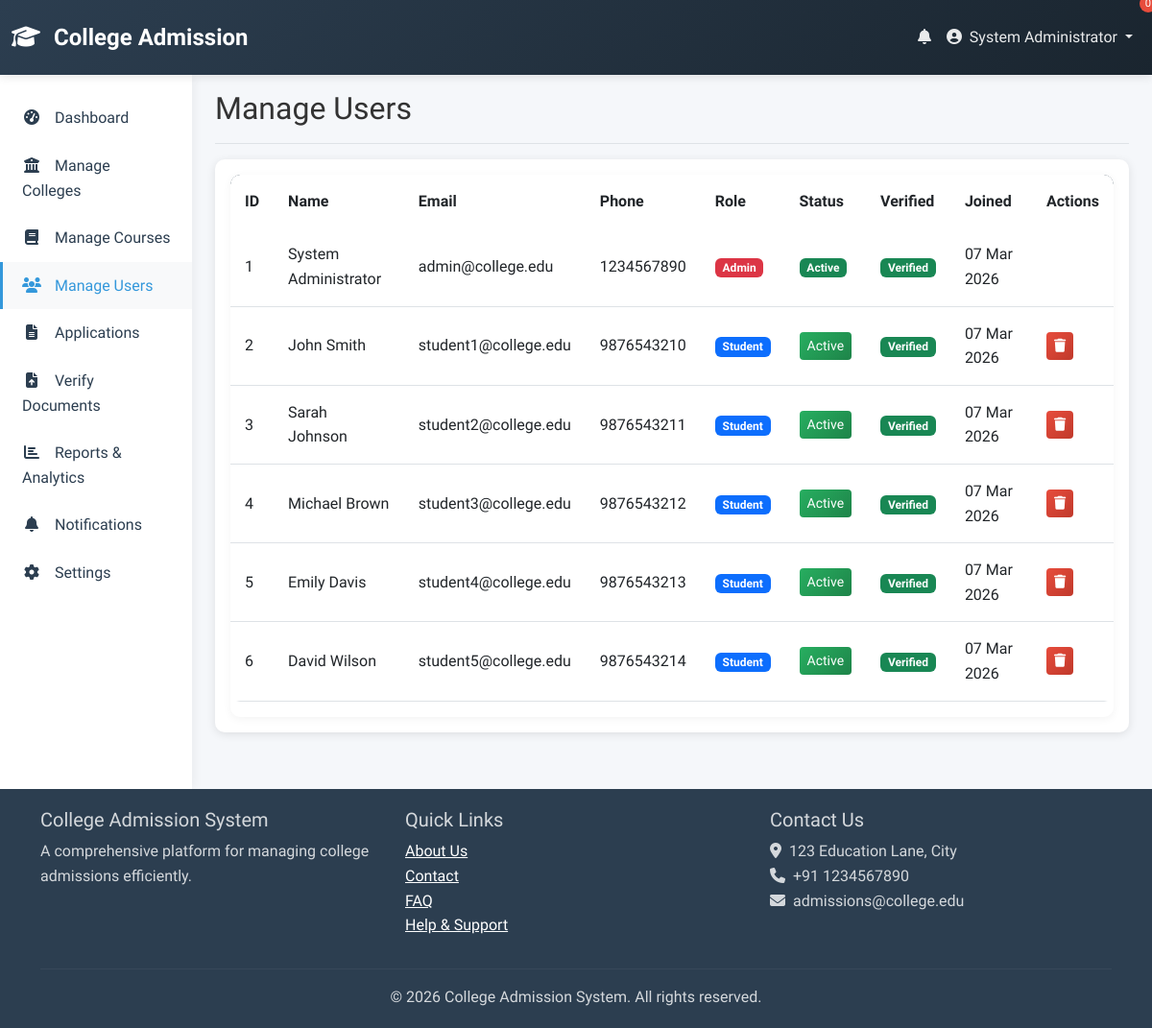
/admin/manage_users.php (signed in), run on the app's committed database.
### tables this page shows
CREATE TABLE IF NOT EXISTS user_profiles (
    id INT PRIMARY KEY AUTO_INCREMENT,
    user_id INT NOT NULL,
    first_name VARCHAR(100) NOT NULL,
    last_name VARCHAR(100),
    gender ENUM('male', 'female', 'other'),
    date_of_birth DATE,
    phone VARCHAR(20),
    address TEXT,
    city VARCHAR(100),
    state VARCHAR(100),
    pincode VARCHAR(20),
    nationality VARCHAR(50),
    aadhar_number VARCHAR(20),
    profile_image VARCHAR(255),
    created_at TIMESTAMP DEFAULT CURRENT_TIMESTAMP,
    updated_at TIMESTAMP DEFAULT CURRENT_TIMESTAMP ON UPDATE CURRENT_TIMESTAMP,
    FOREIGN KEY (user_id) REFERENCES users(id) ON DELETE CASCADE
);

CREATE TABLE IF NOT EXISTS users (
    id INT PRIMARY KEY AUTO_INCREMENT,
    email VARCHAR(255) UNIQUE NOT NULL,
    password VARCHAR(255) NOT NULL,
    role ENUM('admin', 'staff', 'student') DEFAULT 'student',
    is_verified TINYINT(1) DEFAULT 0,
    is_active TINYINT(1) DEFAULT 1,
    created_at TIMESTAMP DEFAULT CURRENT_TIMESTAMP,
    updated_at TIMESTAMP DEFAULT CURRENT_TIMESTAMP ON UPDATE CURRENT_TIMESTAMP
);

### admin/manage_users.php (the view, shortened to what this page needs)
<?php
require_once '../config/db.php';
require_once '../includes/header.php';
$users = $conn->query("SELECT u.*, up.first_name, up.last_name, up.phone
    FROM users u
    LEFT JOIN user_profiles up ON u.id = up.user_id
    ORDER BY u.created_at DESC");
?>
<div class="container-fluid">
    <div class="row">
        <?php include '../includes/sidebar.php'; ?>
        <main class="col-md-9 ms-sm-auto col-lg-10 px-md-4">
            <div class="d-flex justify-content-between flex-wrap flex-md-nowrap align-items-center pt-3 pb-2 mb-3 border-bottom">
                <h1 class="h2">Manage Users</h1>
            </div>
            <div class="card mb-4">
                <div class="card-body">
                    <div class="table-responsive">
                        <table class="table table-hover" id="usersTable">
                            <thead>
                                <tr>
                                    <th>ID</th>
                                    <th>Name</th>
                                    <th>Email</th>
                                    <th>Phone</th>
                                    <th>Role</th>
                                    <th>Status</th>
                                    <th>Verified</th>
                                    <th>Joined</th>
                                    <th>Actions</th>
                                </tr>
                            </thead>
                            <tbody>
                                <?php if ($users && $users->num_rows > 0): ?>
                                    <?php while ($user = $users->fetch_assoc()): ?>
                                    <tr>
                                        <td><?php echo $user['id']; ?></td>
                                        <td><?php echo htmlspecialchars($user['first_name'] . ' ' . $user['last_name']); ?></td>
                                        <td><?php echo htmlspecialchars($user['email']); ?></td>
                                        <td><?php echo htmlspecialchars($user['phone'] ?? '-'); ?></td>
                                        <td>
                                            <span class="badge bg-<?php echo $user['role'] === 'admin' ? 'danger' : ($user['role'] === 'staff' ? 'warning' : 'primary'); ?>">
                                                <?php echo ucfirst($user['role']); ?>
                                            </span>
                                        </td>
                                        <td>
                                            <?php if ($user['role'] !== 'admin'): ?>
                                            <a href="?action=toggle_status&id=<?php echo $user['id']; ?>"
                                               class="btn btn-sm btn-<?php echo $user['is_active'] ? 'success' : 'secondary'; ?>">
                                                <?php echo $user['is_active'] ? 'Active' : 'Inactive'; ?>
                                            </a>
                                            <?php else: ?>
                                            <span class="badge bg-success">Active</span>
                                            <?php endif; ?>
                                        </td>
                                        <td>
                                            <span class="badge bg-<?php echo $user['is_verified'] ? 'success' : 'warning'; ?>">
                                                <?php echo $user['is_verified'] ? 'Verified' : 'Pending'; ?>
                                            </span>
                                        </td>
                                        <td><?php echo date('d M Y', strtotime($user['created_at'])); ?></td>
                                        <td>
                                            <?php if ($user['role'] !== 'admin'): ?>
                                            <a href="?action=delete&id=<?php echo $user['id']; ?>"
                                               class="btn btn-sm btn-danger" onclick="return confirm('Delete this user?')">
                                                <i class="fas fa-trash"></i>
                                            </a>
                                            <?php endif; ?>
                                        </td>
                                    </tr>
                                    <?php endwhile; ?>
                                <?php else: ?>
                                    <tr>
                                        <td colspan="9" class="text-center text-muted">No users found</td>
                                    </tr>
                                <?php endif; ?>
                            </tbody>
                        </table>
                    </div>
                </div>
            </div>
        </main>
    </div>
</div>
<?php include '../includes/footer.php'; ?>

### css/style.css (style rules this page uses)
:root { --primary-color: #2c3e50; --secondary-color: #3498db; --accent-color: #e74c3c; --success-color: #27ae60; --warning-color: #f39c12; --info-color: #16a085; --dark-color: #1a252f; --light-color: #ecf0f1; --grey-color: #95a5a6; --white: #ffffff; --shadow: 0 2px 10px rgba(0, 0, 0, 0.1); --transition: all 0.3s ease; }
* { margin: 0; padding: 0; box-sizing: border-box; }
body { font-family: 'Segoe UI', Tahoma, Geneva, Verdana, sans-serif; background-color: #f5f7fa; color: #333; line-height: 1.6; min-height: 100vh; display: flex; flex-direction: column; }
.card { border: none; border-radius: 10px; box-shadow: var(--shadow); transition: var(--transition); }
.btn-success { background: linear-gradient(135deg, var(--success-color), #1e8449); border: none; }
.btn-danger { background: linear-gradient(135deg, var(--accent-color), #c0392b); border: none; }
.table { background: var(--white); border-radius: 10px; overflow: hidden; }
.table thead { background: var(--primary-color); color: var(--white); }
.table th { font-weight: 600; padding: 15px; border: none; }
.table td { padding: 15px; vertical-align: middle; }

### css/custom.css (style rules this page uses)
.table-responsive { border-radius: 10px; overflow: hidden; box-shadow: 0 2px 10px rgba(0, 0, 0, 0.05); }

### includes/header.php (style rules this page uses)
body { font-family: 'Segoe UI', Tahoma, Geneva, Verdana, sans-serif; }

### data on the page
user_profiles: user "1", first_name+last_name "System Administrator", user.email "admin@college.edu", phone "1234567890", user.role "Admin", shows "Active", user.created_at "07 Mar 2026"
user_profiles: user "2", first_name+last_name "John Smith", user.email "student1@college.edu", phone "9876543210", user.role "Student", shows "Active", user.created_at "07 Mar 2026"
user_profiles: user "3", first_name+last_name "Sarah Johnson", user.email "student2@college.edu", phone "9876543211", user.role "Student", shows "Active", user.created_at "07 Mar 2026"
user_profiles: user "4", first_name+last_name "Michael Brown", user.email "student3@college.edu", phone "9876543212", user.role "Student", shows "Active", user.created_at "07 Mar 2026"
user_profiles: user "5", first_name+last_name "Emily Davis", user.email "student4@college.edu", phone "9876543213", user.role "Student", shows "Active", user.created_at "07 Mar 2026"
user_profiles: user "6", first_name+last_name "David Wilson", user.email "student5@college.edu", phone "9876543214", user.role "Student", shows "Active", user.created_at "07 Mar 2026"

### other printed values
$_SESSION['user_name'] "System Administrator"
